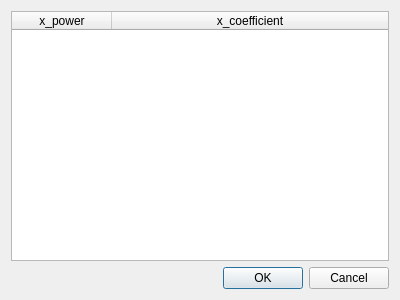
<?xml version="1.0" encoding="UTF-8"?>
<ui version="4.0">
 <class>EditCsvDataDialog</class>
 <widget class="QDialog" name="EditCsvDataDialog">
  <property name="geometry">
   <rect>
    <x>0</x>
    <y>0</y>
    <width>400</width>
    <height>300</height>
   </rect>
  </property>
  <property name="sizePolicy">
   <sizepolicy hsizetype="Preferred" vsizetype="Preferred">
    <horstretch>0</horstretch>
    <verstretch>0</verstretch>
   </sizepolicy>
  </property>
  <property name="windowTitle">
   <string>Dialog</string>
  </property>
  <layout class="QHBoxLayout" name="horizontalLayout">
   <item>
    <layout class="QVBoxLayout" name="verticalLayout">
     <item>
      <widget class="QTableWidget" name="tableWidget">
       <property name="sizePolicy">
        <sizepolicy hsizetype="Expanding" vsizetype="Expanding">
         <horstretch>1</horstretch>
         <verstretch>1</verstretch>
        </sizepolicy>
       </property>
       <property name="columnCount">
        <number>2</number>
       </property>
       <attribute name="horizontalHeaderVisible">
        <bool>true</bool>
       </attribute>
       <attribute name="horizontalHeaderShowSortIndicator" stdset="0">
        <bool>false</bool>
       </attribute>
       <attribute name="horizontalHeaderStretchLastSection">
        <bool>true</bool>
       </attribute>
       <attribute name="verticalHeaderVisible">
        <bool>false</bool>
       </attribute>
       <column>
        <property name="text">
         <string>x_power</string>
        </property>
       </column>
       <column>
        <property name="text">
         <string>x_coefficient</string>
        </property>
       </column>
      </widget>
     </item>
     <item>
      <widget class="QDialogButtonBox" name="buttonBox">
       <property name="orientation">
        <enum>Qt::Horizontal</enum>
       </property>
       <property name="standardButtons">
        <set>QDialogButtonBox::Cancel|QDialogButtonBox::Ok</set>
       </property>
      </widget>
     </item>
    </layout>
   </item>
  </layout>
 </widget>
 <resources/>
 <connections>
  <connection>
   <sender>buttonBox</sender>
   <signal>accepted()</signal>
   <receiver>EditCsvDataDialog</receiver>
   <slot>accept()</slot>
   <hints>
    <hint type="sourcelabel">
     <x>248</x>
     <y>254</y>
    </hint>
    <hint type="destinationlabel">
     <x>157</x>
     <y>274</y>
    </hint>
   </hints>
  </connection>
  <connection>
   <sender>buttonBox</sender>
   <signal>rejected()</signal>
   <receiver>EditCsvDataDialog</receiver>
   <slot>reject()</slot>
   <hints>
    <hint type="sourcelabel">
     <x>316</x>
     <y>260</y>
    </hint>
    <hint type="destinationlabel">
     <x>286</x>
     <y>274</y>
    </hint>
   </hints>
  </connection>
 </connections>
</ui>
